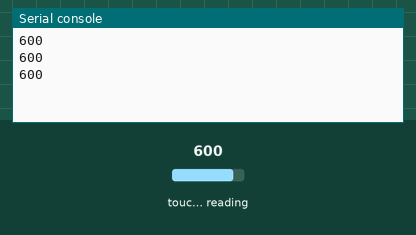
Recording of a program running on a simulated ESP32 board running MicroPython. On the bench: the last lines printed to the serial console. The test bench sets the inputs (shaded band); at power-on: touch-pad reading 600.

Above: at 1.2 s.
1.3 s: touch-pad reading set to 63
At 1.9 s:
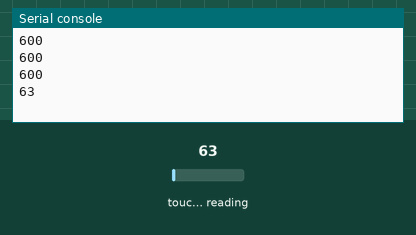
2.8 s: touch-pad reading set to 212
At 3.4 s:
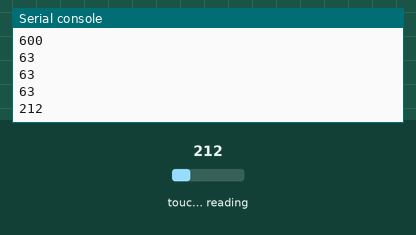
Timing chart, 0 to 5.8 s (numbered marks = the images above; inputs shaded):
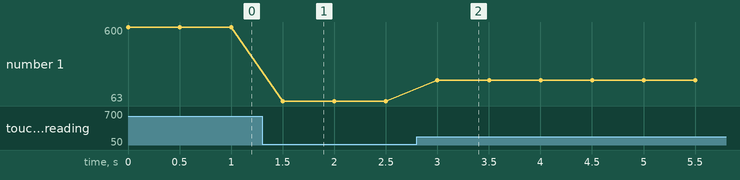

Measured:
- after the input at 1.3 s, the serial console: prints a new line after 0.20 s (image 1)
- after the input at 2.8 s, the serial console: prints a new line after 0.20 s (image 2)
- plotted number 1: 600 → 63 after the input at 1.3 s, 63 → 212 after the input at 2.8 s

The program:

main_esp32.py
```python
# Complete project details at https://RandomNerdTutorials.com

from machine import TouchPad, Pin
from time import sleep

touch_pin = TouchPad(Pin(4))

while True:
  touch_value = touch_pin.read()
  print(touch_value)
  sleep(0.5)
```
